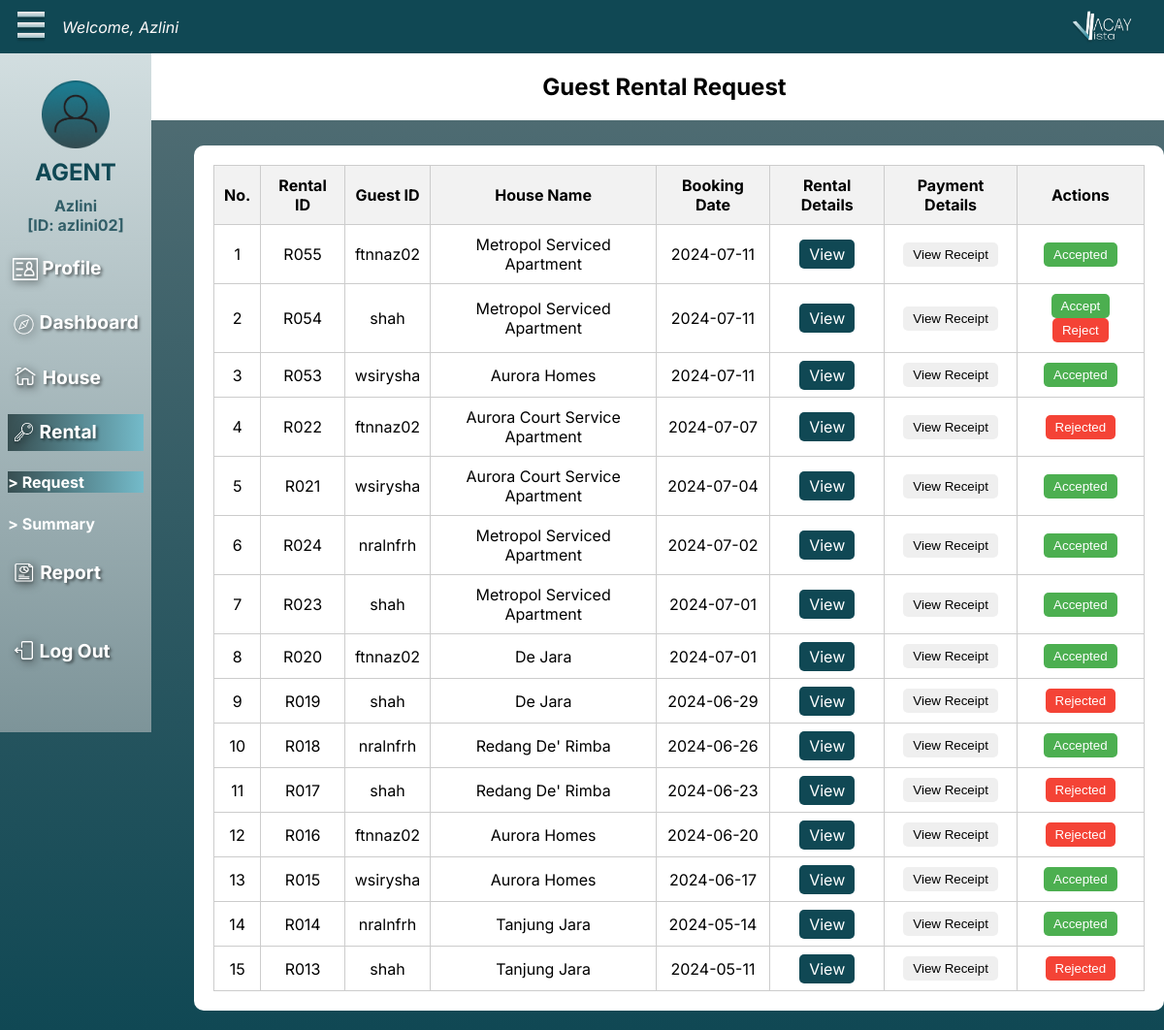
The app's page /ARentalRequest.php (signed in) with its own data.
### tables this page shows
CREATE TABLE `agent` (
  `agent_id` varchar(10) NOT NULL,
  `agent_password` varchar(50) DEFAULT NULL,
  `agent_name` varchar(50) DEFAULT NULL,
  `agent_gender` varchar(10) DEFAULT NULL,
  `agent_birthOfDate` date DEFAULT NULL,
  `agent_address` varchar(100) DEFAULT NULL,
  `agent_contactNo` varchar(11) DEFAULT NULL,
  `agent_email` varchar(50) DEFAULT NULL,
  `role` int DEFAULT NULL,
  `agent_bank` varchar(255) DEFAULT NULL
);

CREATE TABLE `rental` (
  `rental_id` varchar(10) NOT NULL,
  `checkin_date` date DEFAULT NULL,
  `checkout_date` date DEFAULT NULL,
  `rental_bookingdate` date DEFAULT NULL,
  `rental_status` varchar(100) DEFAULT NULL,
  `deposit` double DEFAULT NULL,
  `house_rate` double DEFAULT NULL,
  `full_payment` double DEFAULT NULL,
  `guest_id` varchar(10) DEFAULT NULL,
  `agent_id` varchar(10) DEFAULT NULL,
  `house_id` varchar(10) DEFAULT NULL
);

CREATE TABLE `house` (
  `house_id` varchar(10) NOT NULL,
  `house_name` varchar(50) DEFAULT NULL,
  `house_address` varchar(200) DEFAULT NULL,
  `house_state` varchar(100) DEFAULT NULL,
  `house_type` varchar(20) DEFAULT NULL,
  `house_rate` int DEFAULT NULL,
  `house_availability` varchar(100) DEFAULT NULL,
  `house_details` varchar(250) DEFAULT NULL,
  `house_image` varchar(255) DEFAULT NULL,
  `agent_id` varchar(10) DEFAULT NULL
);

### ARentalRequest.php (the view, shortened to what this page needs)
<?php
include 'dbConnect.php';
$username = $_SESSION['username'];
$agentQuery = "SELECT agent_name, agent_id FROM agent WHERE agent_id = ?";
$agentStmt = $dbCon->prepare($agentQuery);
$agentStmt->bind_param("s", $username);
$agentStmt->execute();
$agentResult = $agentStmt->get_result();
$agent = $agentResult->fetch_assoc();
$agentName = $agent['agent_name'];
$agentID = $agent['agent_id'];
?>
<!DOCTYPE html>
<html lang="en">
<head>
    <link rel="stylesheet" href="css/aHouseRegister.css">
    <link rel="stylesheet" href="css/aOuterStructure.css">
    <link rel="stylesheet" href="https://cdn.jsdelivr.net/npm/sweetalert2@11/dist/sweetalert2.min.css">
    <link rel="stylesheet" href="https://cdnjs.cloudflare.com/ajax/libs/font-awesome/6.0.0-beta3/css/all.min.css">
</head>
<body>
    <div class="nav_top">
        <nav>
            <div class="left-section">
                <img src="image/optionIcon.png" style="height: 2rem; width: 2rem;">
                <div class="welcomeUser">
                    <p>Welcome, <?php echo htmlspecialchars($agentName); ?></p>
                </div>
            </div>
            <img src="image/logoVV.png" style="height: auto; width: 4rem;">
        </nav>
    </div>
    <div class="nav_left">
        <nav>
            <br>
            <img src="image/userIcon.png" style="height: 70px; width: 70px;">
            <h2 style="color: #104854; margin:10px;"><b>AGENT</b></h2>
            <p style="color: #325E68; font-size: 1em; margin:0 5px; text-align: left;"><?php echo htmlspecialchars($agentName); ?></p>
            <p style="color: #325E68; font-size: 1em; margin:0 5px; text-align: left;">[ID: <?php echo htmlspecialchars($agentID); ?>]</p>
            <ul>
                <h3>
                    <a href="AProfile.php">
                        <img src="image/profileIcon.png" class="icon"> Profile
                    </a>
                </h3>
                <h3>
                    <a href="ADashboard.php">
                        <img src="image/exploreIcon.png" class="icon"> Dashboard
                    </a>
                </h3>
                <h3>
                    <a href="AHouse.php">
                        <img src="image/houseIcon.png" class="icon"> House
                    </a>
                </h3>
                <h3 style="background: linear-gradient(90deg, #374E51 0%, #74BBCA 100%);">
                    <a href="ARentalRequest.php">
                        <img src="image/keyIcon.png" class="icon"> Rental
                    </a>
                    <h4 style="background: linear-gradient(90deg, #374E51 0%, #74BBCA 100%);">
                        <a href="ARentalRequest.php"> &gt; Request</a>
                    </h4>
                    <h4>
                        <a href="ARentalSummary.php"> &gt; Summary</a>
                    </h4>
                </h3>
                <h3>
                    <a href="AReport.php">
                        <img src="image/reportIcon.png" class="icon"> Report
                    </a>
                </h3>
                <h3><br>
                    <a href="Logout.php">
                        <img src="image/logoutIcon.png" class="icon"> Log Out
                    </a>
                </h3>
            </ul>
        </nav>
    </div>
    <div class="in-nav">
        <h2>Guest Rental Request</h2>
    </div>
    <div class="form-container">
        <form class="guestrent" method="POST" action="updateRentalStatus.php">
            <?php
            require_once "dbConnect.php";
            $sql = "SELECT r.*, p.payment_receipt,h.house_name
                    FROM rental r
                    JOIN payment p ON r.rental_id = p.rental_id
                    JOIN house h ON r.house_id = h.house_id
                    WHERE r.agent_id = ?
                    ORDER BY r.rental_bookingdate DESC";
            $stmt = $dbCon->prepare($sql);
            $stmt->bind_param("s", $agentID);
            $stmt->execute();
            $result = $stmt->get_result();
            if ($result->num_rows > 0) {
                echo "<table>";
                echo "<thead>";
                echo "<tr>";
                echo "<th>No.</th>";
                echo "<th>Rental ID</th>";
                echo "<th>Guest ID</th>";
                echo "<th>House Name</th>";
                echo "<th>Booking Date</th>";
                echo "<th>Rental Details</th>";
                echo "<th>Payment Details</th>";
                echo "<th>Actions</th>";
                echo "</tr>";
                echo "</thead>";
                echo "<tbody>";
                $count = 1;
                while ($row = $result->fetch_assoc()) {
                    echo "<tr>";
                    echo "<td>$count</td>";
                    echo "<td>" . $row['rental_id'] . "</td>";
                    echo "<td>" . $row['guest_id'] . "</td>";
                    echo "<td>" . $row['house_name'] . "</td>";
                    echo "<td>" . $row['rental_bookingdate'] . "</td>";
                    echo "<td><a href='ARequestView.php?rentalId=" . $row['rental_id'] . "' class='btn-btn'>View</a></td>";
                    echo "<td><button type='button' class='view-receipt-btn' data-rental-id='" . $row['rental_id'] . "' data-receipt-url='" . $row['payment_receipt'] . "'>View Receipt</button></td>";
                    echo "<td>";
                    if ($row['rental_status'] == 'Accepted') {
                        echo "<button type='button' class='accept-btn' disabled>Accepted</button>";
                    } elseif ($row['rental_status'] == 'Rejected') {
                        echo "<button type='button' class='reject-btn' disabled>Rejected</button>";
                    } else {
                        echo "<button type='button' class='accept-btn' data-id='" . $row['rental_id'] . "'>Accept</button>";
                        echo "<button type='button' class='reject-btn' data-id='" . $row['rental_id'] . "'>Reject</button>";
                    }
                    echo "</td>";
                    echo "</tr>";
                    $count++;
                }
                echo "</tbody>";
                echo "</table>";
            } else {
                echo "<p class='lead'><em>No records were found.</em></p>";
            }
            ?>
        </form>
    </div>
</body>
</html>

### css/aHouseRegister.css (style rules this page uses)
.in-nav { background-color: white; display: flex; justify-content: center; align-items: center; margin-left: 130px; margin-top: 55px; width: calc(100% - 90px); position: fixed; top: 0; z-index: 998; box-sizing: border-box; }

### css/aOuterStructure.css (style rules this page uses)
body { margin: 0; padding: 0; min-height: 100vh; background: linear-gradient(180deg, #567076 0%, #104854 100%); font-family: "Inter", sans-serif; }
.nav_top { position: fixed; top: 0; left: 0; width: 100%; background: #104854; z-index: 999; }
.nav_top nav { display: flex; align-items: center; justify-content: space-between; width: 96%; height: 55px; margin-left: 1rem; }
.nav_top .left-section { display: flex; align-items: center; gap: 1rem; }
.welcomeUser { color: #FDF9F9; font-size: 1em; font-family: Inter; font-style: italic; font-weight: 400; white-space: nowrap; }
.nav_left { position: fixed; top: 55px; left: 0; width: auto; background: linear-gradient(180deg, #D2DEE0 0%, #7D9499 100%); z-index: 999; min-height: 700px; }
.nav_left nav { display: flex; flex-direction: column; align-items: center; justify-content: flex-start; padding: 8px; }
.nav_left p { font-size: 20px; font-weight: 700; }
.nav_left h3 { font-size: 1.2em; font-weight: 700; color: white; margin-top: 0; text-shadow: 2px 2px 3px rgba(0, 0, 0, 0.5); padding:5px; }
.nav_left nav ul { list-style: none; padding: 0; width: 100%; }
.nav_left nav ul a { text-decoration: none; transition: 0.3s; border-top: 1.8px solid transparent; border-bottom: 1.8px solid transparent; display: inline-block; color: white; }
.nav_left h3 a .icon { vertical-align: middle; height: 1.2em; width: auto; filter: drop-shadow(2px 2px 4px rgba(0, 0, 0, 0.8)); }

### ARentalRequest.php (style rules this page uses)
.form-container { background-color: white; margin: 20px 20px 20px 200px; padding: 20px; border-radius: 10px; width: 80%; margin-top: 150px; }
.guestrent table { width: 100%; border-collapse: collapse; }
.guestrent th, .guestrent td { border: 1px solid #ccc; padding: 10px; text-align: center; }
.guestrent th { background-color: #f2f2f2; }
.guestrent td button { padding: 5px 10px; border: none; border-radius: 5px; cursor: pointer; }
.guestrent .accept-btn { background-color: #4CAF50; color: white; }
.guestrent .reject-btn { background-color: #f44336; color: white; }
.btn-btn { background-color: #104854; color: white; padding: 5px 10px; border: none; border-radius: 5px; text-decoration: none; cursor: pointer; }

### records on screen
agent: agent_name "Azlini", agent_id "azlini02"
rental: rental_id "R055", guest "ftnnaz02", house.house_name "Metropol Serviced Apartment", rental_bookingdate "2024-07-11", rental_status "Accepted"
rental: rental_id "R054", guest "shah", house.house_name "Metropol Serviced Apartment", rental_bookingdate "2024-07-11"
rental: rental_id "R053", guest "wsirysha", house.house_name "Aurora Homes", rental_bookingdate "2024-07-11", rental_status "Accepted"
rental: rental_id "R022", guest "ftnnaz02", house.house_name "Aurora Court Service Apartment", rental_bookingdate "2024-07-07", rental_status "Rejected"
rental: rental_id "R021", guest "wsirysha", house.house_name "Aurora Court Service Apartment", rental_bookingdate "2024-07-04", rental_status "Accepted"
rental: rental_id "R024", guest "nralnfrh", house.house_name "Metropol Serviced Apartment", rental_bookingdate "2024-07-02", rental_status "Accepted"
rental: rental_id "R023", guest "shah", house.house_name "Metropol Serviced Apartment", rental_bookingdate "2024-07-01", rental_status "Accepted"
rental: rental_id "R020", guest "ftnnaz02", house.house_name "De Jara", rental_bookingdate "2024-07-01", rental_status "Accepted"
rental: rental_id "R019", guest "shah", house.house_name "De Jara", rental_bookingdate "2024-06-29", rental_status "Rejected"
rental: rental_id "R018", guest "nralnfrh", house.house_name "Redang De' Rimba", rental_bookingdate "2024-06-26", rental_status "Accepted"
rental: rental_id "R017", guest "shah", house.house_name "Redang De' Rimba", rental_bookingdate "2024-06-23", rental_status "Rejected"
rental: rental_id "R016", guest "ftnnaz02", house.house_name "Aurora Homes", rental_bookingdate "2024-06-20", rental_status "Rejected"
rental: rental_id "R015", guest "wsirysha", house.house_name "Aurora Homes", rental_bookingdate "2024-06-17", rental_status "Accepted"
rental: rental_id "R014", guest "nralnfrh", house.house_name "Tanjung Jara", rental_bookingdate "2024-05-14", rental_status "Accepted"
rental: rental_id "R013", guest "shah", house.house_name "Tanjung Jara", rental_bookingdate "2024-05-11", rental_status "Rejected"
